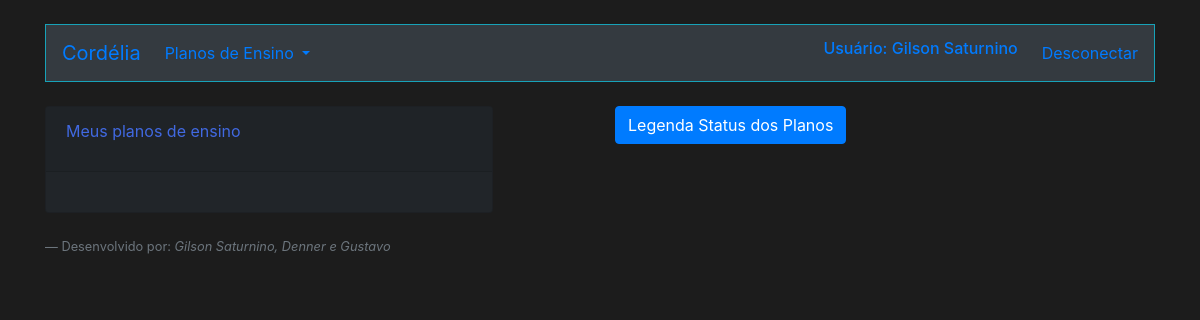
Page /ListarPlano.php (signed in) on the earlier database version.
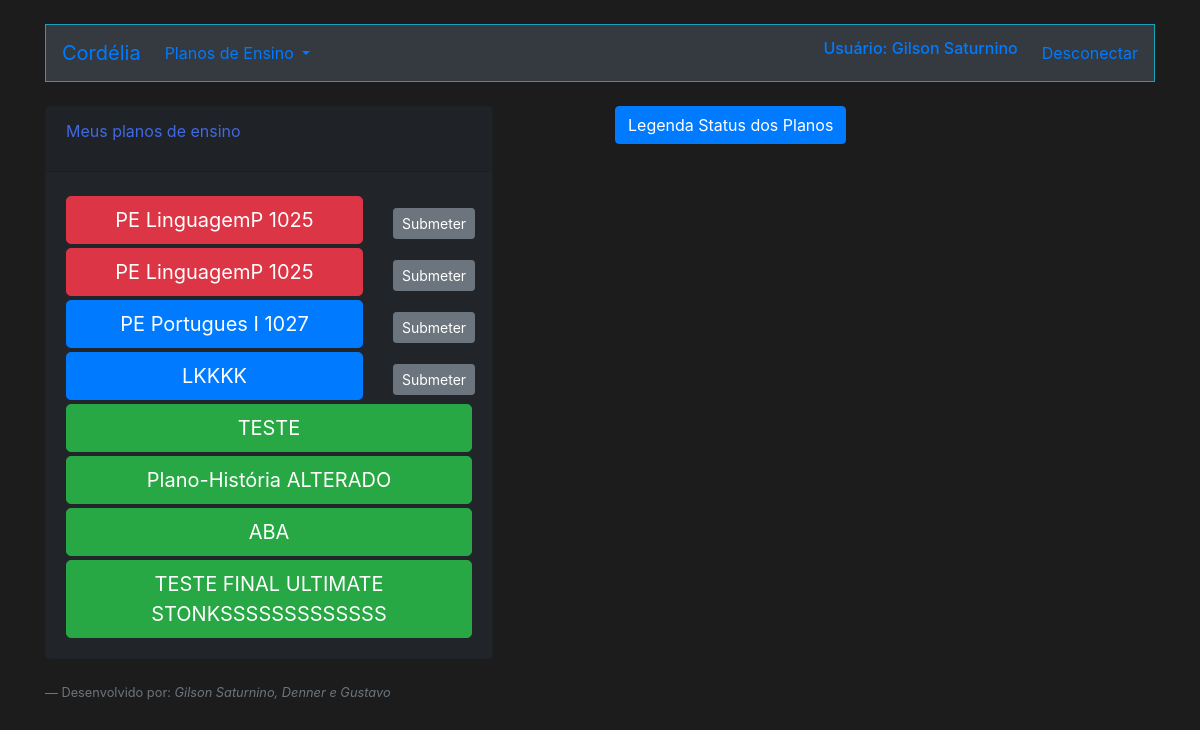
Same page on the later database version.
### tables this page shows
CREATE TABLE `planos` (
  `id_plano` int(11) NOT NULL,
  `nome_plano` varchar(255) NOT NULL,
  `nome_docente` varchar(255) NOT NULL,
  `curso_plano` varchar(255) NOT NULL,
  `periodoC_plano` int(11) NOT NULL,
  `nomeDisc_plano` varchar(255) NOT NULL,
  `carga_plano` int(11) NOT NULL,
  `semanas_plano` int(11) NOT NULL,
  `aulasT_plano` int(11) NOT NULL,
  `aulasP_plano` int(11) NOT NULL,
  `aulasL_plano` int(11) NOT NULL,
  `laboratorio` int(11) NOT NULL,
  `ementa_plano` varchar(255) NOT NULL,
  `objetivosG_plano` varchar(255) NOT NULL,
  `objetivosE_plano` varchar(255) NOT NULL,
  `aprendizagem` varchar(255) NOT NULL,
  `referencias_plano` varchar(255) NOT NULL,
  `complementares` varchar(255) NOT NULL,
  `p1_primeiro` date NOT NULL,
  `p2_primeiro` date NOT NULL,
  `p1_segundo` date NOT NULL,
  `p2_segundo` date NOT NULL,
  `situacao` varchar(255) NOT NULL,
  `comentario` varchar(255) NOT NULL
);

### ListarPlano.php (the view, shortened to what the changed rows need)
<!doctype html>
<html lang="en">
<head>
    <link rel="stylesheet" href="https://stackpath.bootstrapcdn.com/bootstrap/4.3.1/css/bootstrap.min.css"
>
</head>
<body >
    <div class="container">
        <?php
        require_once("Conexao.php");
        require_once("Cabecalho.php");
        if($_SESSION["perfil"]=="Docente"){
        $sql = "select id_plano,nome_plano,situacao from planos where nome_docente=? ORDER BY situacao";
        $sqlprep = $conexao->prepare($sql);
        $sqlprep->bind_param("s",$_SESSION["nome"]);
        $sqlprep->execute();
        $resultadoSql = $sqlprep->get_result();
        $vetorUmregistro = mysqli_fetch_assoc($resultadoSql);
        $vetorTodosregistro = array();
        while($vetorUmregistro != null){
            array_push($vetorTodosregistro, $vetorUmregistro);
            $vetorUmregistro = mysqli_fetch_assoc($resultadoSql);
            }
        ?>
        <div class="row">
            <div class="col-md-6 mt-4">
                <div class="card" style="background-color: #212529;width: 28rem;">
                    <div class="card-body">
                    <div class="list-group">
                        <?php foreach ($vetorTodosregistro as $umRegistro){
                    if($umRegistro["situacao"]=="Novo"){
                    ?>
                        <div class="row">
                        <div class="col-md-9 mt-1">
                               <form action="ValidacaoPlano.php" method="POST">
                                <button type="submit" class=" btn btn-primary btn-lg btn-block"><?= $umRegistro["nome_plano"]; ?></button>
                               </form>
                        </div>
                        <div class="col-md-3 mt-3">
                                <form action="PlanoCorrecao.php" method="POST">
                                <button  type="submit" class="btn btn-secondary btn-sm">Submeter</button>
                            </form>
                            </div>
                        </div>
                        <?php }if($umRegistro["situacao"]=="CorrigirColegiado" || $umRegistro["situacao"]=="CorrigirCoordenador"){ ?>
                        <?php }if($umRegistro["situacao"]=="Aguardando"){ ?>
                        <div class="row">
                        <div class="col-md-9 mt-1">
                               <form action="ValidacaoPlano.php" method="POST">
                                <button type="submit" class=" btn btn-danger btn-lg btn-block"><?= $umRegistro["nome_plano"]; ?></button>
                               </form>
                        </div>
                        <div class="col-md-3 mt-3">
                                <form action="PlanoCorrecao.php" method="POST">
                                <button  type="submit" class="btn btn-secondary btn-sm">Submeter</button>
                            </form>
                            </div>
                        </div>
                        <?php }if($umRegistro["situacao"]=="Sucesso"){ ?>
                            <div class="mt-1">
                            <form action="ValidacaoPlano.php" method="POST">
                                <button type="submit" class="btn btn-success btn-lg btn-block"><?= $umRegistro["nome_plano"]; ?></button>
                               </form>
                           </div>
                        <?php }
        } ?>
                    </div>
                    </div>
                </div>
            </div>
            <?php }if(($_SESSION["perfil"]=="Pedagogo")||($_SESSION["perfil"]=="Discente do Colegiado")){
                $validacao="Novo";
            $sql = "select id_plano,nome_plano,situacao from planos where situacao!=? ORDER BY situacao ";
        $sqlprep = $conexao->prepare($sql);
        $sqlprep->bind_param("s",$validacao);
        $sqlprep->execute();
        $resultadoSql = $sqlprep->get_result();
        $vetorUmregistro = mysqli_fetch_assoc($resultadoSql);
        $vetorTodosregistro = array();
        while($vetorUmregistro != null){
            array_push($vetorTodosregistro, $vetorUmregistro);
            $vetorUmregistro = mysqli_fetch_assoc($resultadoSql);
            }
        ?>
        <div class="row">
            <div class="col-md-6 mt-4">
                <div class="card" style="background-color: #212529;width: 28rem;">
                    <div class="card-header">
                        <p>Planos de Ensino dos docentes</p>
                    </div>
                    <div class="card-body">
                    <div class="list-group">
                        <?php foreach ($vetorTodosregistro as $umRegistro){
                    if($umRegistro["situacao"]=="CorrigirColegiado"){ ?>
                           <div class="mt-1">
                               <form action="ValidacaoPlano.php" method="POST">
                               <input type="hidden" name="id_plan" value="<?= $umRegistro["id_plano"]; ?>">
                                <button  type="submit" class="btn btn-warning btn-lg btn-block"><?= $umRegistro["nome_plano"]; ?></button>
                               </form>
                            </div>
                        <?php }if($umRegistro["situacao"]=="Sucesso"){ ?>
                            <div class="mt-1">
                            <form action="ValidacaoPlano.php" method="POST">
                               <input type="hidden" name="id_plan" value="<?= $umRegistro["id_plano"]; ?>">
                                <button type="submit" class="btn btn-success btn-lg btn-block"><?= $umRegistro["nome_plano"]; ?></button>
                               </form>
                           </div>
                        <?php }
                    } ?>
                    </div>
                    </div>
                </div>
            </div>
        <?php }if($_SESSION["perfil"]=="Coordenador"){
            $validacao="Novo";
            $sql = "select id_plano,nome_plano,situacao from planos where situacao!=? ORDER BY situacao ";
        $sqlprep = $conexao->prepare($sql);
        $sqlprep->bind_param("s",$validacao);
        $sqlprep->execute();
        $resultadoSql = $sqlprep->get_result();
        $vetorUmregistro = mysqli_fetch_assoc($resultadoSql);
        $vetorTodosregistro = array();
        while($vetorUmregistro != null){
            array_push($vetorTodosregistro, $vetorUmregistro);
            $vetorUmregistro = mysqli_fetch_assoc($resultadoSql);
            }
        ?>
        <div class="row">
            <div class="col-md-6 mt-4">
                <div class="card" style="background-color: #212529;width: 28rem;">
                    <div class="card-header">
                        <p>Planos de Ensino dos docentes</p>
                    </div>
                    <div class="card-body">
                    <div class="list-group">
                        <?php foreach ($vetorTodosregistro as $umRegistro){
                    if($umRegistro["situacao"]=="CorrigirCoordenador"){ ?>
                           <div class="mt-1">
                               <form action="ValidacaoPlano.php" method="POST">
                               <input type="hidden" name="id_plan" value="<?= $umRegistro["id_plano"]; ?>">
                                <button  type="submit" class="btn btn-warning btn-lg btn-block"><?= $umRegistro["nome_plano"]; ?></button>
                               </form>
                            </div>
                        <?php }if($umRegistro["situacao"]=="Sucesso"){ ?>
                            <div class="mt-1">
                            <form action="ValidacaoPlano.php" method="POST">
                               <input type="hidden" name="id_plan" value="<?= $umRegistro["id_plano"]; ?>">
                                <button type="submit" class="btn btn-success btn-lg btn-block"><?= $umRegistro["nome_plano"]; ?></button>
                               </form>
                           </div>
                        <?php }
                    } ?>
                    </div>
                    </div>
                </div>
            </div>
       <?php } ?>
    <?php require_once("Footer.php");?>
        </div>
    </div>
</body>
</html>

Differences in the rows shown:
now on this page (row edited): planos: nome_plano "PE LinguagemP 1025"
added planos: nome_plano "PE LinguagemP 1025"
now on this page (row edited): planos: nome_plano "PE Portugues I 1027"
added planos: nome_plano "LKKKK"
added planos: nome_plano "TESTE"
added planos: nome_plano "Plano-História ALTERADO"
added planos: nome_plano "ABA"
added planos: nome_plano "TESTE FINAL ULTIMATE STONKSSSSSSSSSSSSS"
